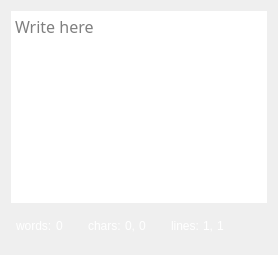
         <widget class="QWidget" name="text_page">
          <property name="styleSheet">
           <string notr="true">QFrame#status_text_field{
padding: 5px;
color: white;
}
</string>
          </property>
          <layout class="QVBoxLayout" name="verticalLayout_3">
           <item>
            <widget class="QTextEdit" name="text_field">
             <property name="font">
              <font>
               <family>Trebuchet MS</family>
               <pointsize>12</pointsize>
              </font>
             </property>
             <property name="styleSheet">
              <string notr="true"/>
             </property>
             <property name="frameShape">
              <enum>QFrame::NoFrame</enum>
             </property>
             <property name="tabStopWidth">
              <number>80</number>
             </property>
             <property name="cursorWidth">
              <number>1</number>
             </property>
             <property name="placeholderText">
              <string>Write here</string>
             </property>
            </widget>
           </item>
           <item>
            <widget class="QFrame" name="status_text_field">
             <property name="sizePolicy">
              <sizepolicy hsizetype="Preferred" vsizetype="Fixed">
               <horstretch>0</horstretch>
               <verstretch>0</verstretch>
              </sizepolicy>
             </property>
             <property name="minimumSize">
              <size>
               <width>0</width>
               <height>35</height>
              </size>
             </property>
             <property name="maximumSize">
              <size>
               <width>16777215</width>
               <height>35</height>
              </size>
             </property>
             <property name="styleSheet">
              <string notr="true">color: rgb(255, 255, 255);
font: 75 10pt &quot;Century Gothic&quot;;</string>
             </property>
             <property name="frameShape">
              <enum>QFrame::NoFrame</enum>
             </property>
             <property name="frameShadow">
              <enum>QFrame::Raised</enum>
             </property>
             <layout class="QHBoxLayout" name="horizontalLayout_7">
              <property name="spacing">
               <number>0</number>
              </property>
              <property name="leftMargin">
               <number>0</number>
              </property>
              <property name="topMargin">
               <number>0</number>
              </property>
              <property name="rightMargin">
               <number>0</number>
              </property>
              <property name="bottomMargin">
               <number>0</number>
              </property>
              <item alignment="Qt::AlignLeft|Qt::AlignVCenter">
               <widget class="QFrame" name="status_bar_2">
                <layout class="QHBoxLayout" name="horizontalLayout_6">
                 <property name="spacing">
                  <number>25</number>
                 </property>
                 <property name="leftMargin">
                  <number>0</number>
                 </property>
                 <property name="topMargin">
                  <number>0</number>
                 </property>
                 <property name="rightMargin">
                  <number>0</number>
                 </property>
                 <property name="bottomMargin">
                  <number>0</number>
                 </property>
                 <item>
                  <widget class="QFrame" name="words_">
                   <layout class="QHBoxLayout" name="words">
                    <property name="spacing">
                     <number>4</number>
                    </property>
                    <property name="leftMargin">
                     <number>0</number>
                    </property>
                    <property name="topMargin">
                     <number>0</number>
                    </property>
                    <property name="rightMargin">
                     <number>0</number>
                    </property>
                    <property name="bottomMargin">
                     <number>0</number>
                    </property>
                    <item>
                     <widget class="QLabel" name="words_label">
                      <property name="text">
                       <string>words:</string>
                      </property>
                     </widget>
                    </item>
                    <item>
                     <widget class="QLabel" name="words_count">
                      <property name="text">
                       <string>0</string>
                      </property>
                     </widget>
                    </item>
                   </layout>
                  </widget>
                 </item>
                 <item>
                  <widget class="QFrame" name="chars_">
                   <layout class="QHBoxLayout" name="chars">
                    <property name="spacing">
                     <number>4</number>
                    </property>
                    <property name="leftMargin">
                     <number>0</number>
                    </property>
                    <property name="topMargin">
                     <number>0</number>
                    </property>
                    <property name="rightMargin">
                     <number>0</number>
                    </property>
                    <property name="bottomMargin">
                     <number>0</number>
                    </property>
                    <item>
                     <widget class="QLabel" name="chars_label">
                      <property name="text">
                       <string>chars:</string>
                      </property>
                     </widget>
                    </item>
                    <item>
                     <widget class="QLabel" name="chars_count">
                      <property name="text">
                       <string>0,</string>
                      </property>
                     </widget>
                    </item>
                    <item>
                     <widget class="QLabel" name="selected_chars">
                      <property name="text">
                       <string>0</string>
                      </property>
                     </widget>
                    </item>
                   </layout>
                  </widget>
                 </item>
                 <item>
                  <widget class="QFrame" name="lines">
                   <layout class="QHBoxLayout" name="horizontalLayout_5">
                    <property name="spacing">
                     <number>4</number>
                    </property>
                    <property name="leftMargin">
                     <number>0</number>
                    </property>
                    <property name="topMargin">
                     <number>0</number>
                    </property>
                    <property name="rightMargin">
                     <number>0</number>
                    </property>
                    <property name="bottomMargin">
                     <number>0</number>
                    </property>
                    <item>
                     <widget class="QLabel" name="lines_label">
                      <property name="text">
                       <string>lines:</string>
                      </property>
                     </widget>
                    </item>
                    <item>
                     <widget class="QLabel" name="count_lines">
                      <property name="text">
                       <string>1,</string>
                      </property>
                     </widget>
                    </item>
                    <item>
                     <widget class="QLabel" name="current_lines">
                      <property name="text">
                       <string>1</string>
                      </property>
                     </widget>
                    </item>
                   </layout>
                  </widget>
                 </item>
                </layout>
               </widget>
              </item>
             </layout>
            </widget>
           </item>
          </layout>
          <zorder>status_text_field</zorder>
          <zorder>text_field</zorder>
         </widget>
